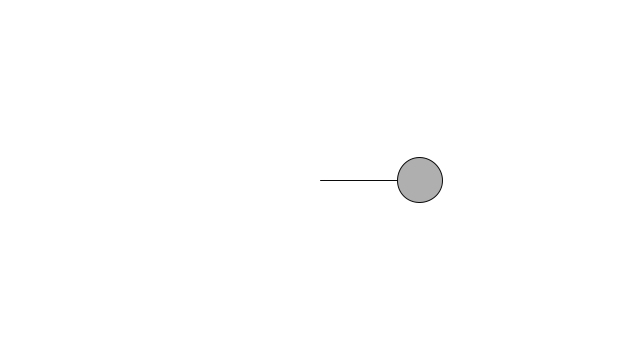
Frame 1 (no input)
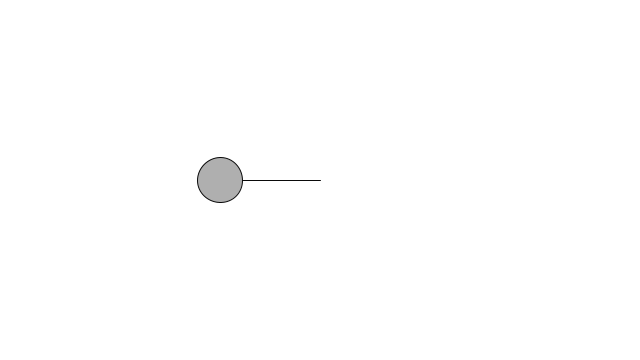
Frame 60 (the mouse pressed at the canvas centre just before this capture)
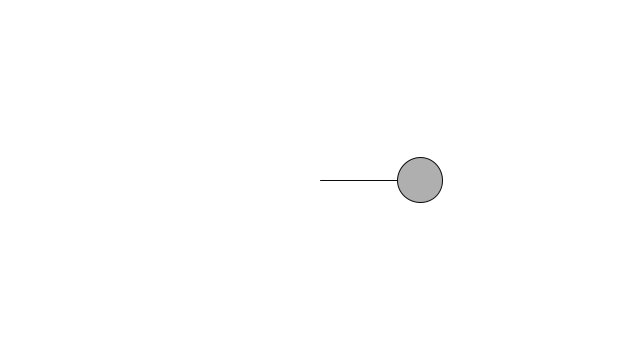
Frame 120 (the mouse held since frame 60 and released just before this capture)

The Processing sketch that drew these frames (run headless with seeded random() and noise(); from frame 60 on, the mouse is pressed at the canvas centre):

// Processing sketch: SimpleHarmonicMotion1D
// ── SimpleHarmonicMotion1D.pde
float amplitude = 100;
float period = 120;


void setup() {
  background(255);
  size(640, 360);
}

void draw() {
  background(255, 0.01);
  float x = amplitude * cos(TWO_PI * frameCount/period);
  
  stroke(10);
  fill(175);
  rectMode(CENTER);
  line(width/2, height/2, x + width/2, height/2);
  ellipse(x+width/2, height/2, height/8, height/8);

}
